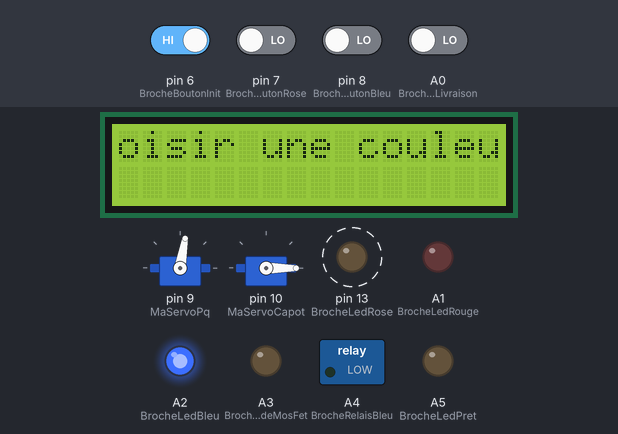
A sketch run on a simulated Arduino Uno, built with avr-gcc and run on an emulated ATmega328P. Shown: 16×2 character LCD, 2 × servo, switched loads named in the sketch (green lamp = pin HIGH), output pins drawn as LEDs (lit = HIGH). Dashed ring = blinking. Inputs (shaded band) come from the test bench; at power-on: pin 6 (BrocheBoutonInit) HIGH, A0 (BrocheFinLivraison), pin 7 (BrocheBoutonRose), pin 8 (BrocheBoutonBleu) LOW.

Above: at 14.08 s.
14.1 s: pin 7 (BrocheBoutonRose) driven HIGH
At 15.0 s:
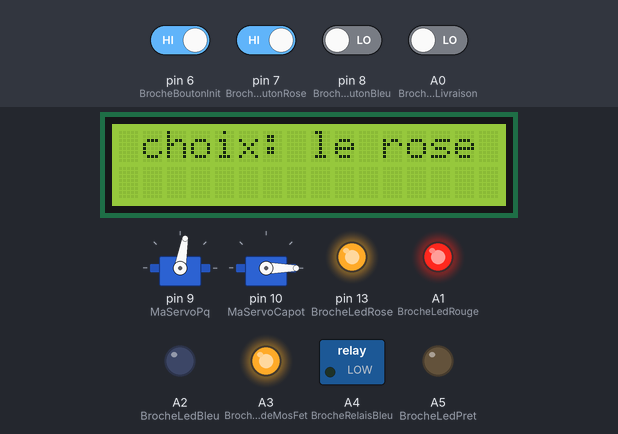
17.4 s: A0 (BrocheFinLivraison) driven HIGH
At 19.3 s:
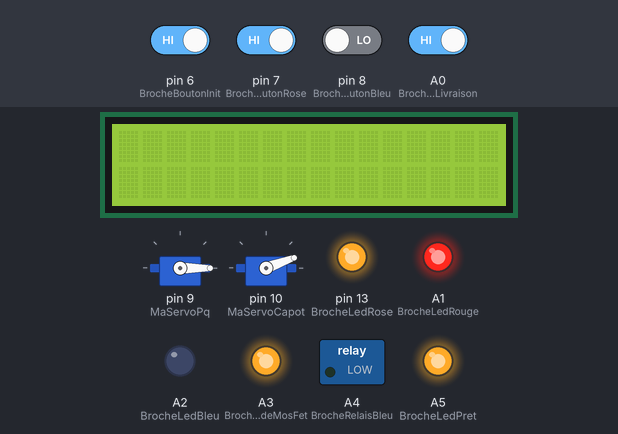
20.1 s: A0 (BrocheFinLivraison) driven LOW
At 22.33 s:
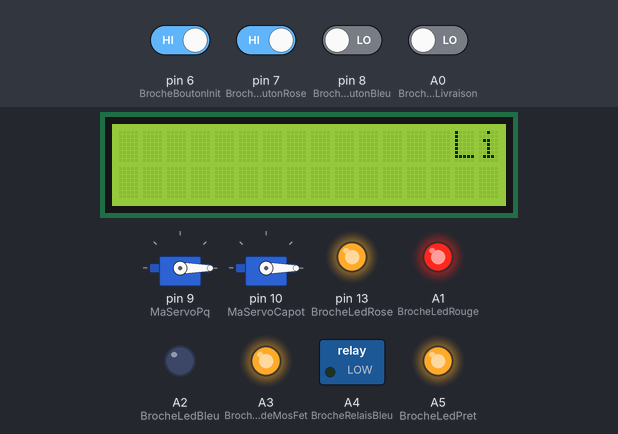
23.4 s: pin 6 (BrocheBoutonInit) driven LOW
At 29.8 s:
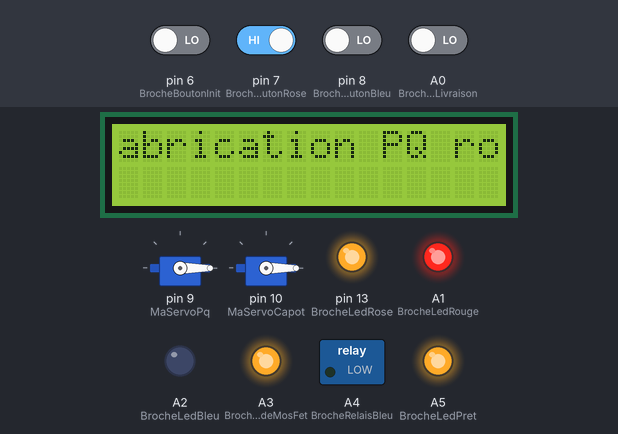
30.0 s: pin 7 (BrocheBoutonRose) driven LOW
At 33.29 s:
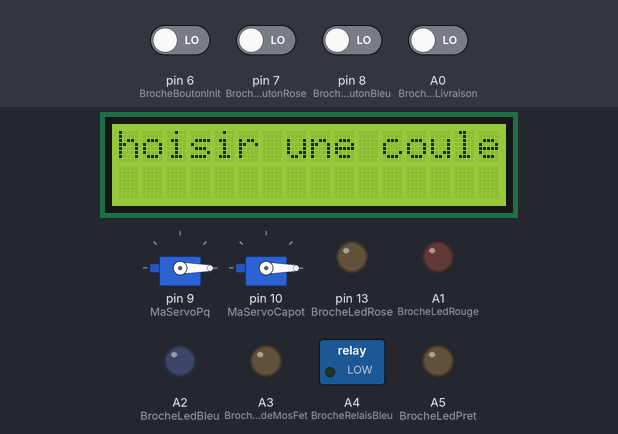
33.3 s: pin 6 (BrocheBoutonInit) driven HIGH
At 33.94 s:
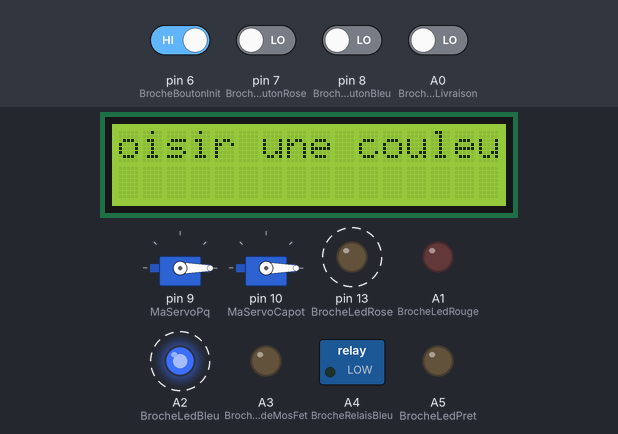
Timing chart, 0 to 36.6 s (numbered marks = the images above; inputs shaded):
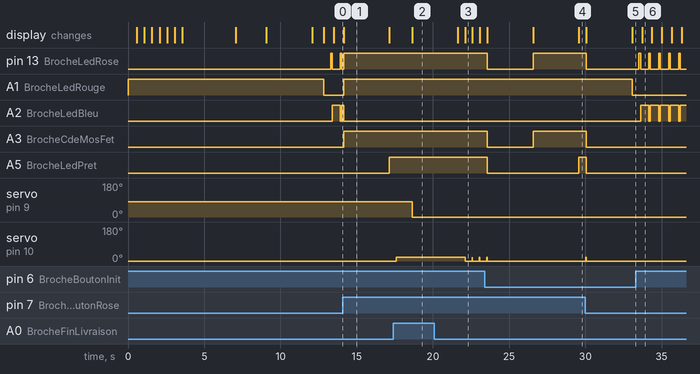

Measured:
- after the input at 14.1 s, A1 (BrocheLedRouge), A3 (BrocheCdeMosFet): LOW → HIGH at once; A5 (BrocheLedPret): LOW → HIGH after 3.0 s; the display: changes at once (image 1)
- after the input at 17.4 s, servo on pin 9 (MaServoPq): 80° → 0° after 1.2 s; servo on pin 10 (MaServoCapot): goes on until 17.6 s, then stays 20°; the display: changes after 1.2 s (image 2)
- after the input at 20.1 s, pin 13 (BrocheLedRose), A3 (BrocheCdeMosFet), A5 (BrocheLedPret): stays HIGH (without the input it goes to LOW after 1.5 s); servo on pin 10 (MaServoCapot): 20° → 0° after 2.0 s; the display: first changes after 1.5 s (image 3 shows a later state)
- after the input at 23.4 s, pin 13 (BrocheLedRose), A3 (BrocheCdeMosFet): HIGH → LOW after 0.16 s, → HIGH 3.0 s later; A5 (BrocheLedPret): HIGH → LOW after 0.16 s, → HIGH 6.0 s later; servo on pin 10 (MaServoCapot): goes on until 23.6 s, then stays 0°; the display: first changes after 0.16 s (image 4 shows a later state)
- after the input at 30.0 s, A1 (BrocheLedRouge): HIGH → LOW after 3.1 s
- after the input at 33.3 s, the display: changes after 0.42 s (image 6)
- by itself, A2 (BrocheLedBleu): alternates HIGH for 0.55 s and LOW for 0.10 s

The sketch:

Dan_aficheur.ino
```cpp
/* SCRIPT AFFICHAGE LCD PUBLIC;
PRINCIPE :
  L'affichege LCD est destiné au public. Il demande de choisir entre papier rose ou papier bleu.
  Arduino déroule un affichage :
  "LES POTES A G"
  "RAMMA 2017"
  "Vos papiers !"
  "choisir une couleur: rose ou bleu ?"
  Le programme est alors en attente du choix. Dès que le choix est fait, il affichera le résultat, confirme par LED de couleur et lance le processus pour la fabrication.
  "Choix: le bleu" ou Choix: le rose"
  "Fabrication PQ bleu en cours" ou "Fabrication PQ rose en cours"
  Le ventilateur de la couleur choisie, se met en route, diffusant le parfum fonction de la couleur.
  Dès que le wagon est arrivé en gare de distribution, un servo est actionné pour présenter le chargement de PQ de la couleur en sortie de dévidoir.


SEQUENCE :
  A la mst, l'arduino procède à l'initialisation , c'est à dire écran vierge et LED éteintes.
  L'arduino est alors prêt pour démarrer les séquences affichages et choix
  Dès que l'ordre de démarrage est donné :
    le texte s'affiche sur le LCD, après la présentation, le spectateur a le choix de la couleur du PQ, les Leds Rose et Bleu clignotent,
    la Led rouge " Interdiction de choix" est éteinte.
    dès que le choix est réalisé, l'afficheur confirme et la LED correspondante s'allume, la Led Prêt est allumée renvoyant au maître l'ordre de fabrication du PQ de la couleur choisie.
    Tout nouveau choix est alors interdit par la Led rouge. Il faudra attendre la réinitialisation soit par le Maître soit sur la carte.
Le capot s'entrouvre et le ventilateur correspondant à la couleur choisie est alimenté pour diffuser l'odeur en rapport.
  Lorsque le cycle de fabrication de PQ est terminé, c'est à dire que le wagon chargé de PQ de la couleur choisie est arrivé en gare de livraison, le capot s'entrouvre et un distributeur présente le rouleau de PQ de la couleur choisie.
  Si on veut réinitialiser le programme, c'est à dire retourner au début du loop, mais encore choisir la couleur du papier, 2 voies possibles:
    par appui sur un bouton INIT, pour toute opération manuelle
    par le maître dès lors que la livraison a été réalisée, c'est ce mode qui est privilégié en expo.
  La séquence est terminée.

ACCESSOIRES :
    carte Arduino UNO
    shield proto
    L'afficheur LCD
    2 poussoir pour le choix des couleurs
    1 poussoir pour réinitialiser le programme
    2 Leds rose et bleu correspondant à la couleur du papier choisi,
    une Led bleue pour indiquer l'état prêt, renvoyé vers le panneau de commande général
     une Led rouge pour indiquer que le choix n'est pas possible, il faut patienter.
    2 ventilateurs miniatures 12V
    2 diffuseur de parfum Rose et Océan type W5 Car Air chez LIDL (!)
    1 relais REED 1RT 5V
    1 transistors MOSFET N type IRF 530 ou Relais REED 5V 1T
    2 Servo moteur
 */

//DEFINITIONS

 // BIBLIOTHEQUE AFFICHEUR
      #include <LiquidCrystal.h>
      LiquidCrystal monEcran(12,11,5,4,3,2); // on crée l'objet écran

 // SERVO
    #include <Servo.h>
    Servo MaServoPq; // Donne un nom à la servo pour communiquer
    Servo MaServoCapot; // Donne un nom à la servo pour communiquer

  // LES COMMANDES
      const int BrocheBoutonInit = 6;  //Le bouton de réinitialisation est sur 6, pour retourner au début du setup
      const int BrocheBoutonRose = 7; // Le bouton rose est sur la broche 7
      const int BrocheBoutonBleu = 8; // Le bouton bleu est sur la broche 8
      const int BrocheFinLivraison = A0; // Le Retour du Maître pour la fin du programme, livraison du pq.

  // LES ETATS
      int EtatBoutonBleu = 0; //  variable de l'état du bouton poussoir bleu
      int EtatBoutonRose = 0; //  variable de l'état du bouton poussoir rose
      int EtatLedPret = 0;  //   variable de l'état de la Led pret
      int EtatFinLivraison = 0; //  variable de l'état du bouton poussoir Commande
      int EtatLedRose = 0; //  variable de l'état de la Led rose, utilisée pour le clignotement
      int EtatLedBleu = 0;  //   variable de l'état de la Led bleu, utilisée pour le clignotement
      int EtatLedRouge = 0; // variable de l'état de la led pour interdiction de choix
      int ValInit;  // variable de stockage de l'état du bouton Init
      int PositionDistri;  // variable de stockage de l'état du distributeur
      int PositionCapot; // variable de stockage de l'état du capot

  // LES VOYANTS
      const int BrocheLedRose = 13;  // la LED rose est sur la broche 9
      const int BrocheLedBleu = A2; // La LED bleu est sur la broche 10
      const int BrocheLedPret = A5;  // la LED indiquant que le programme est prêt et attend une action extérieure
      int BrocheLedRouge = A1;  //  La LED rouge est sur la broche analogique A0


  // LES VARIABLES
      int i = 0;  // variable d'incrémentation clignotement LCD
      int j = 0;  // variable d'incrémentation délai de fonctionnement ventilateur


  // ODEURS
      int BrocheCdeMosFet = A3;  // C'est le relais monostable qui commande le ventilateur alimenté en 12V
      int BrocheRelaisBleu = A4;  // C'est la commande qui va alimenter le ventilateur en 12V


// INITIALISATION
    void setup() {
          // INITIALISATION DES BROCHES
              pinMode(BrocheBoutonRose,INPUT); // Le bouton Rose est en mode entrée
              pinMode(BrocheLedRose,OUTPUT);  //  La LED Rose est en mode sortie

              pinMode(BrocheBoutonBleu,INPUT); // Le bouton Bleu est en mode entrée
              pinMode(BrocheLedBleu,OUTPUT);  //  La LED Bleu est en mode sortie

              pinMode(BrocheFinLivraison,INPUT); // Le bouton Commande est en mode entrée
              pinMode(BrocheBoutonInit,INPUT);  // le bouton Init est en mode entrée

              pinMode(BrocheLedPret,OUTPUT);  // La Led Prêt est en mode sortie
              pinMode(BrocheLedRouge,OUTPUT); // La Led Rouge est en mode sortie

              pinMode(BrocheCdeMosFet,OUTPUT); // le Mosfet est en mode sortie
              pinMode(BrocheRelaisBleu,OUTPUT); // le relais est en mode sortie


          // INITIALISATION DES ETATS
              digitalWrite(BrocheLedRose,LOW);  // on force l'état de la Led Rose à 0
              digitalWrite(BrocheLedBleu,LOW);  // on force l'état de la Led Bleu à 0

              digitalWrite(BrocheLedPret,LOW);  // on force l'état de la Led Pret à 0

              digitalWrite(BrocheLedRouge,HIGH);  // on force l'état de la Led Rouge à 1

              digitalWrite(BrocheCdeMosFet,LOW);  // on force la cde du mosfet à 0
              digitalWrite(BrocheRelaisBleu,LOW);  // on force l'état du relais à 0


          // INITIALISATION DE L'ECRAN
              monEcran.begin(16,2); //on initialise la communication avec 16 colonnes et deux lignes
              monEcran.clear(); // on efface l'écran des fois que.....
              monEcran.home(); //on se positionne sur la première colonne de la première ligne

          // INITIALISATION DE SERVO
              MaServoPq.attach(9); // initialise le Servo sur la broche 9,
              PositionDistri = 80; // 80° est la position Distributeur rentré
              MaServoPq.write(PositionDistri);

              MaServoCapot.attach(10); // initialise le Servo sur la broche 10,
              PositionCapot = 0; // 0° est la position Capot fermé
              MaServoCapot.write(PositionCapot);

          // PRESENTATION
              monEcran.print(" Les POTES a G");  //on écrit sur la première ligne avec un espace pour centrer le texte

              for( i=0; i<=3; i++){  // boucle d'incrémentation
                    monEcran.noDisplay();
                    delay(500);  //  pause de 0.5 secondes
                    monEcran.display();
                    delay(500);  //  pause de 0.5 secondes
                                } // fin de for boucle d'incrémentation

              delay(3000);  //  pause de 3 secondes

              monEcran.home(); //on se positionne sur la première colonne de la première ligne
              monEcran.print("   RAMMA 2017   "); // on écrit sur la deuxième ligne avec un espace pour centrer le texte
              delay(2000);  //  pause de 2 secondes

              monEcran.setCursor(0,1); //on se positionne sur la première colonne de la deuxième ligne
              monEcran.print("  VOS PAPIERS !"); // on écrit sur la deuxième ligne
              delay(3000); // pause de 3 secondes

              monEcran.clear(); // on efface l'écran

              monEcran.home(); //on se positionne sur la première colonne de la première ligne
              monEcran.print("Choisir une couleur: rose ou bleu?"); // on écrit

        // On force les sorties rose et bleu à l'état haut
              delay(750); // attendre 3/4 secondes

                                    } // fin de setup


// BOUCLE
void loop() {

  // REINIT
      ValInit = digitalRead(BrocheBoutonInit);
      EtatFinLivraison = digitalRead(BrocheFinLivraison);
      if ((ValInit == LOW) || (EtatFinLivraison == HIGH))  { // Soit on réinitialise par le bouton sur la carte ou par commande du maître
          // VARIABLES
            int i = 0;
            int j = 0;
            (EtatLedRose = 0);  // On force l'état à 0
            (EtatLedBleu = 0);  // On force l'état à 0

          // COMMANDES
            digitalWrite(BrocheLedPret,LOW);  // on force l'état de la Led pret à 0
            digitalWrite(BrocheCdeMosFet,LOW);  // on force l'état de la commande à 0
            digitalWrite(BrocheRelaisBleu,LOW);  // on force l'état de la commande à 0

          // LEDS
            digitalWrite(BrocheLedRose,LOW);
            digitalWrite(BrocheLedBleu,LOW);

          // ECRAN
            monEcran.clear(); // on efface l'écran
            monEcran.home(); //on se positionne sur la première colonne de la première ligne
            monEcran.print("Choisir une couleur: rose ou bleu?"); // on écrit

          // SERVOS
             PositionDistri = 80; // 80° est la position Distributeur rentré
             MaServoPq.write(PositionDistri);
             PositionCapot = 0; // 0° est la position Capot fermé
             MaServoPq.write(PositionCapot);

          delay(3000); // attendre 3 secondes

                        } // fin de If ValInit

  // AUTORISATION DE CHOIX
        if ((EtatLedRose == 0) && (EtatLedBleu == 0))  { // En attente de la commande, clignotement des Leds
          digitalWrite(BrocheLedRouge,LOW);  // on force l'état de la Led Rouge à 0 pour autoriser un choix

                                                       }  // Fin de if autorisation de choix


  // CHOIX DU PAPIER
      EtatBoutonRose = digitalRead(BrocheBoutonRose); //  lecture de l'état du Bouton Rose
      EtatBoutonBleu = digitalRead(BrocheBoutonBleu); //  lecture de l'état du Bouton Bleu
      EtatLedRouge = digitalRead(BrocheLedRouge);  // lecture de l'état de la Led Rouge

 // FABRICATION PAPIER ROSE
      // il faut un appui sur le bouton rose mais il ne doit pas y avoir eu de choix précédent
      if((EtatBoutonRose == HIGH) && (EtatLedRouge == 0)) {
          digitalWrite(BrocheLedPret,LOW);  // on force l'état de la Led pret à 0
          digitalWrite(BrocheBoutonBleu, LOW);  //  on force l'état du Bouton Bleu à l'état bas
          digitalWrite(BrocheLedBleu, LOW); //  on force l'état éteint de la Led Bleu
          digitalWrite(BrocheLedRose, HIGH);  //on éclaire la Led Rose
          digitalWrite(BrocheRelaisBleu,LOW);  // on positionne le relais vers Rose
          digitalWrite(BrocheCdeMosFet,HIGH);  // on déclenche le ventilateur

          digitalWrite(BrocheLedRouge,HIGH);  // on force l'état de la Led Rouge à 1

          monEcran.clear(); // on efface l'écran
          monEcran.setCursor(1,0); //on se positionne sur la colonne 1 de la première ligne
          monEcran.print("choix: le rose");  // confirmation du choix
          delay(3000);

        // on force l'état des variables pour confirmer le choix mais aussi pour interdire un autre choix tant que le prcessus de fabrication n'est pas terminé.
          (EtatLedRose = 1);
          (EtatLedBleu = 0);

        // On confirme à l'écran le choix de la couleur
          monEcran.clear(); // on efface l'écran
          monEcran.setCursor(0,0); //on se positionne sur la première colonne de la première ligne
          monEcran.print("Fabrication PQ rose en cours. Patience! ");   //on écrit sur la première ligne pour demander de patienter

        // On renvoie vers le maître l'état prêt pour lancer la fabrication
           digitalWrite(BrocheLedPret, HIGH);  //  On force la led prêt à 1 ce qui permet au maître de lancer le processus de fabrication
                  } // fin de if état bouton rose

  // FABRICATION PAPIER BLEU
      // il faut un appui sur le bouton bleu mais il ne doit pas y avoir eu un choix précédent
      if ((EtatBoutonBleu == HIGH)  && (EtatLedRouge == 0)){
          digitalWrite(BrocheLedPret,LOW);  // on force l'état de la Led prêt à 0
          digitalWrite(BrocheLedBleu, HIGH);  //  On éclaire la Led Bleue
          digitalWrite(BrocheBoutonRose, LOW);    //  on force l'état du Bouton Rose à l'état bas
          digitalWrite(BrocheLedRose, LOW);  // on force l'état éteint de la Led Rose

          digitalWrite(BrocheRelaisBleu,HIGH);  // on positionne le relais vers bleu
          digitalWrite(BrocheCdeMosFet,HIGH);   // on déclenche le ventilateur

          digitalWrite(BrocheLedRouge,HIGH);  // on force l'état de la Led Rouge à 1

          monEcran.clear(); // on efface l'écran
          monEcran.setCursor(1,0); //on se positionne sur la colonne 1 de la première ligne
          monEcran.print("choix: le bleu");  // confirmation du choix
          delay(3000);

        // on force l'état des variables pour confirmer le choix mais aussi pour interdire un autre choix tant que le prcessus de fabrication n'est pas terminé.
          (EtatLedRose = 0);
          (EtatLedBleu = 1);

        // On confirme à l'écran le choix de la couleur
          monEcran.clear(); // on efface l'écran
          monEcran.setCursor(0,0); //on se positionne sur la première colonne de la première lignee
          monEcran.print("Fabrication PQ bleu en cours. Patience! ");   //on écrit sur la première ligne pour demander de patienter

        // On renvoie vers le maître l'état prêt pour lancer la fabrication
          digitalWrite(BrocheLedPret, HIGH);  //  On force la led prêt à 1 ce qui permet au maître de lancer le processus de fabrication
                  } // fin de if état bouton bleu


  // DEFILEMENT DU TEXTE EN ATTENDANT QUE LE CHOIX SOIT FAIT OU QUE LA FABRICATION SOIT TERMINEE
      monEcran.setCursor(11,0); // positionner le curseur sur la première ligne de l'écran: colonne 11 car 12 est un caractère vide
      monEcran.scrollDisplayLeft();    // on active le déroulement
      monEcran.print(" ");      // écrire le texte précédent
      delay(450); //  c'est le délai pour le défilement entre changement de colonne. En dessous, ça va trop vite


 // CLIGNOTEMENT DES LEDS EN ATTENTE ACTION PUBLIC
      if ((EtatLedRose == 0) && (EtatLedBleu == 0))  { // En attente de la commande, clignotement des Leds
            digitalWrite(BrocheLedBleu, LOW);  //  On éteind la Led Bleue
            digitalWrite(BrocheLedRose, HIGH);  // on éclaire la Led Rose
            delay(100);

            digitalWrite(BrocheLedBleu, HIGH);  //  On éclaire la Led Bleue
            digitalWrite(BrocheLedRose, LOW);  // on éteind la Led Rose
            delay(100);

  // INTERDICTION DE CHOIX
      // il y a déjà eu un  choix et la fabrication n'est pas terminée, on ne peut pas relancer un processus de choix, il faudra attendre la fin de la fabrication.
      if( ((EtatLedRose == 1) && (EtatLedBleu == 0)) || ((EtatLedRose == 0) && (EtatLedBleu == 1))) {
            digitalWrite(BrocheLedRouge,HIGH);  // on force l'état de la Led Rouge à 1, c'est ce qui bloquera une action de choix pour le public

                                                            } // Fin de if interdiction de choix

                                                      } // Fin de clignotement


  // VENTILATION ODEURS
      // dès lors qu'il y a eu choix, le ventilateur se déclenche pour expulser l'odeur correspondante à la couleur choisie.
       if ( (EtatLedRose == 1) || (EtatLedBleu == 1)){ // pour le fonctionnement des ventilateurs durant le délai, il faut que celui ci ventile pendant un laps de temps suffisant
  PositionCapot = 20;
            MaServoCapot.write(PositionCapot);

          j=j+1;  // boucle
          if (j < 100){ // Tant que le délai n'est pas dépassé, on ventile
               delay(30);
                    } // Fin de if j>=50

          else {
              digitalWrite(BrocheCdeMosFet,LOW);  // on arrête le ventilateur
              digitalWrite(BrocheRelaisBleu,LOW);  // on repositionne le relais vers rose

                      } // Fin de else

            PositionCapot = 0;
            MaServoCapot.write(PositionCapot);

                                                              } // Fin de if choix rose ou bleu

  // DISTRIBUTEUR DE PQ
       EtatFinLivraison = digitalRead(BrocheFinLivraison);
              if ((EtatLedRose == 1) && (EtatFinLivraison == 1))  { // Distribution du rouleau de la couleur choisie
                PositionCapot = 20;
                MaServoCapot.write(PositionCapot);
                delay(1000);
                PositionDistri = 0;
                MaServoPq.write(PositionDistri);

                monEcran.clear(); // on efface l'écran
                monEcran.setCursor(16,0); //on se positionne sur la colonne 15 de la première ligne
                monEcran.print("Livraison PQ rose....");  // Livraison du PQ selon le choix
                delay(3000);
                                                 }  // Fin de if Led Rose livraison

              if ((EtatLedBleu == 1) && (EtatFinLivraison == 1)) {
                PositionCapot = 20;
                MaServoCapot.write(PositionCapot);
                delay(1000);
                PositionDistri = 160;
                MaServoPq.write(PositionDistri);

                monEcran.clear(); // on efface l'écran
                monEcran.setCursor(16,0); //on se positionne sur la colonne 12 de la première ligne
                monEcran.print("Livraison PQ bleu....");  // confirmation du choix
                delay(1000);
                                                  } // Fin de if Led bleu et livraison

            } // fin de boucle LOOP
```
